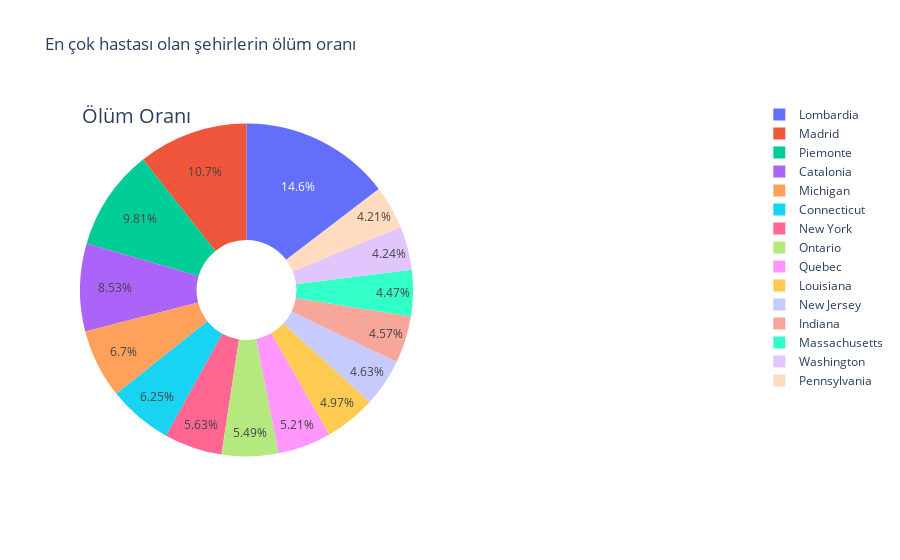

The code cell stored with this chart in its notebook:
### Markdown cell above
# Plotly ile COVID-19 Analizi 5: Pie Charts

### Code cell
labels = sorted_data3.Province_State

# figure

fig = {
    
  "data": [
    { # Trace 
      "values": sorted_data3[:15].Confirmed_Deaths_rate, # değerler
      "labels": labels,    
      "domain": {"x": [0, .5]}, 
      "name": "Şehir/eyalet",
      "hoverinfo":"label+percent+name",
      "hole": .3, # orta yuvarlak çapı
      "type": "pie" #tip
    },], 
    
  
  # Görselleştirmenin düzeni
  "layout": {
        "title":"En çok hastası olan şehirlerin ölüm oranı",
        "annotations": [
            { "font": { "size": 20}, #boyutlar
              "showarrow": False,
              "text": "Ölüm Oranı", 
                "x": 0,
                "y": 1
            },
        ]
    }
}
iplot(fig)

### Figure 1 — Plotly figure (JSON) as saved in the notebook; plotly's stock layout.template omitted (floating-point values rounded to 4 significant figures)
{"data": [{"domain": {"x": [0, 0.5]}, "hole": 0.3, "hoverinfo": "label+percent+name", "labels": ["Lombardia", "Madrid", "Piemonte", "Catalonia", "Michigan", "Connecticut", "New York", "Ontario", "Quebec", "Louisiana", "New Jersey", "Indiana", "Massachusetts", "Washington", "Pennsylvania", "Ohio", "Minnesota", "Hubei", "Bayern", "Baden-Wurttemberg", "Colorado", "Maryland", "Nevada", "Missouri", "Arizona", "Illinois", "Nordrhein-Westfalen", "Mississippi", "Georgia", "Wisconsin", "California", "South Carolina", "Alabama", "Florida", "Rhode Island", "North Carolina", "Virginia", "Texas", "Iowa", "Tennessee"], "name": "Şehir/eyalet", "type": "pie", "values": [0.1827, 0.1334, 0.1226, 0.1066, 0.08375, 0.07805, 0.07036, 0.06859, 0.06504, 0.06205, 0.05789, 0.05707, 0.05584, 0.05292, 0.05259]}], "layout": {"annotations": [{"font": {"size": 20}, "showarrow": false, "text": "Ölüm Oranı", "x": 0, "y": 1}], "title": {"text": "En çok hastası olan şehirlerin ölüm oranı"}}}
